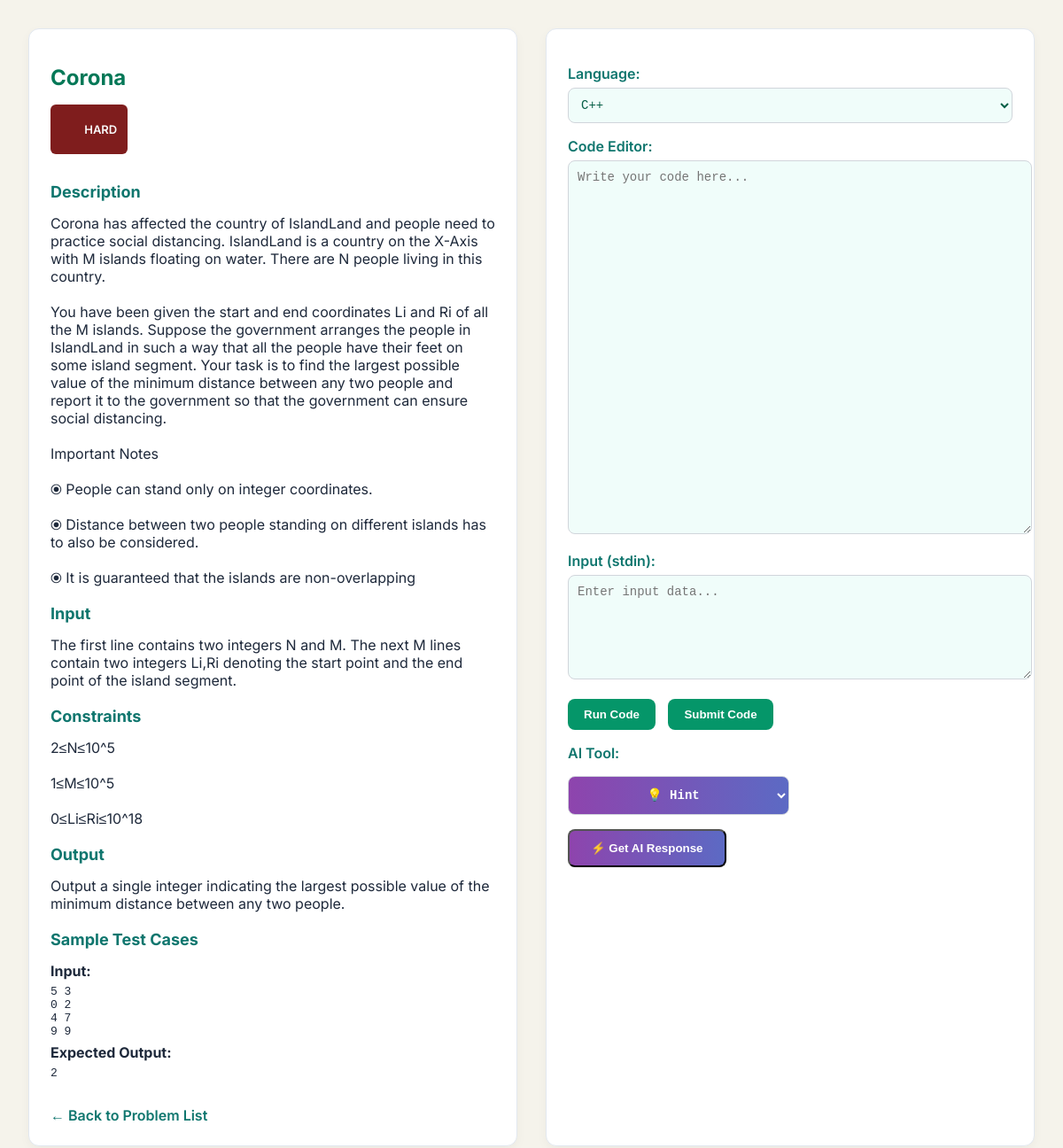
Screenshot of /home/problems/3/ (signed in) with the database file from the repository.
### Problems/models.py (models this page shows, shortened)
class Problem(models.Model):
    title = models.CharField(max_length=200)
    description = models.TextField()
    Input = models.TextField(null=True, blank=True)
    constraints = models.TextField()
    Output = models.TextField(null=True, blank=True)
    difficulty = models.CharField(max_length=20)
    ai_review = models.TextField(null=True, blank=True)  # 🔹 AI review field added

class TestCase(models.Model):
    problem = models.ForeignKey(Problem, on_delete=models.CASCADE)
    input_data = models.TextField()
    expected_output = models.TextField()
    is_sample = models.BooleanField(default=False)

### Problems/views.py (the view)
# urls.py: path('problems/<int:pk>/', views.problem_detail, name='problem_details'),
@login_required
def problem_detail(request, pk):
    problem = get_object_or_404(Problem, pk=pk)
    sample_testcases = TestCase.objects.filter(problem=problem, is_sample=True)
    all_testcases = TestCase.objects.filter(problem=problem)  # includes hidden testcases
    if not problem.ai_review:
        review_response = generate_ai_review(request, pk)
        if isinstance(review_response, JsonResponse):
            problem.ai_review = json.loads(review_response.content).get("review")
            problem.save()
    submission = None
    verdict = None
    runtime = None
    passed_testcases = None
    failed_testcase_number = None
    show_output = False
    show_verdict = False
    test_case_results = []
    if request.method == 'POST':
        form = CodeSubmissionForm(request.POST)
        action = request.POST.get("action")
        if form.is_valid():
            submission = form.save(commit=False)
            submission.problem = problem
            if action == "run":
                result = run_code(submission.language, submission.code, submission.input_data)
                submission.output_data = result["output"]
                submission.verdict = result["verdict"]
                submission.runtime = result["runtime"]
                show_output = True
            elif action == "submit":
                show_verdict = True
                passed = 0
                has_failed_hidden = False
                for idx, testcase in enumerate(all_testcases, start=1):
                    test_result = run_code(submission.language, submission.code, testcase.input_data)
                    output = test_result["output"]
                    verdict = test_result["verdict"]
                    passed_this = (
                        output.strip() == testcase.expected_output.strip()
                        and verdict == "Accepted"
                    )
                    test_case_results.append({
                        'status': 'Passed' if passed_this else (verdict if verdict != "Accepted" else "Failed"),
                        'passed': passed_this,
                        'is_sample': testcase.is_sample,
                        'number': idx,
                    })
                    if not passed_this:
                        if not testcase.is_sample:
                            submission.verdict = verdict if verdict != "Accepted" else "Wrong Answer"
                            failed_testcase_number = f"Test case {idx} failed"
                            has_failed_hidden = True
                            break
                    else:
                        passed += 1
                if not has_failed_hidden:
                    submission.verdict = "Accepted"
                submission.output_data = output
                submission.runtime = test_result.get("runtime", None)
            submission.save()
            verdict = submission.verdict
            runtime = submission.runtime
    else:
        form = CodeSubmissionForm()
    context = {
        'problem': problem,
        'form': form,
        'sample_testcases': sample_testcases,
        'submission': submission,
        'verdict': verdict,
        'runtime': runtime,
        'passed_testcases': passed_testcases,
        'failed_testcase_number': failed_testcase_number,
        'show_output': show_output,
        'show_verdict': show_verdict,
        'test_case_results': test_case_results,
    }
    template = loader.get_template('problem_details.html')
    return HttpResponse(template.render(context, request))

### Compiler/forms.py
class CodeSubmissionForm(forms.ModelForm):
    language = forms.ChoiceField(choices=LANGUAGE_CHOICES)
    class Meta:
        model = CodeSubmission
        fields = ["language", "code", "input_data"]

### Problems/templates/problem_details.html (shortened to what this page needs)
<!DOCTYPE html>
<html lang="en">
<head>
</head>
<body>
  <form method="post" class="container">
    <div class="problem-panel">
      <h1>{{ problem.title }}</h1>
      <p class="difficulty-badge {% if problem.difficulty == 'Easy' %}easy{% elif problem.difficulty == 'Medium' %}medium{% elif problem.difficulty == 'Hard' %}hard{% endif %}">
        {{ problem.difficulty }}
      </p>
      <h2>Description</h2>
      <p>{{ problem.description }}</p>
      <h2>Input</h2>
      <p>{{ problem.Input }}</p>
      <h2>Constraints</h2>
      <p>{{ problem.constraints }}</p>
      <h2>Output</h2>
      <p>{{ problem.Output }}</p>
      <h2>Sample Test Cases</h2>
      {% for case in sample_testcases %}
        <div class="sample-testcase">
          <strong>Input:</strong>
          <pre>{{ case.input_data }}</pre>
          <strong>Expected Output:</strong>
          <pre>{{ case.expected_output }}</pre>
        </div>
      {% empty %}
        <p>No sample test cases available.</p>
      {% endfor %}
      <a href="{% url 'problem_list' %}" class="back-link">← Back to Problem List</a>
    </div>
    <div class="compiler-panel">
      <label for="id_language">Language:</label>
      <select name="language" id="id_language" required>
        <option value="cpp" {% if submission.language == 'cpp' %}selected{% endif %}>C++</option>
      </select>
      <label for="id_code">Code Editor:</label>
      <textarea name="code" id="id_code" class="code-area" placeholder="Write your code here..." required>{% if submission.code %}{{ submission.code }}{% endif %}</textarea>
      <label for="id_input_data">Input (stdin):</label>
      <textarea name="input_data" id="id_input_data" rows="6" placeholder="Enter input data...">{% if submission.input_data %}{{ submission.input_data }}{% endif %}</textarea>
      <button type="submit" name="action" value="run" class="run-button">Run Code</button>
      <button type="submit" name="action" value="submit" class="run-button">Submit Code</button>
      <label for="ai-task">AI Tool:</label>
      <select id="ai-task" class="ai-link" style="margin-bottom: 1rem;">
        <option value="hint">💡 Hint</option>
      </select>
      <button type="button" onclick="triggerAIReview()" class="ai-link">⚡ Get AI Response</button>
    </div>
  </form>
</body>
</html>

### Problems/templates/problem_details.html (style rules this page uses)
body { margin: 0; padding: 0; background-color: #f5f3eb; font-family: 'Inter', sans-serif; color: #1e293b; }
.container { display: grid; grid-template-columns: 1fr 1fr; gap: 32px; padding: 32px; }
.problem-panel, .compiler-panel { background-color: #ffffff; padding: 24px; border-radius: 12px; border: 1px solid #e2e8f0; box-shadow: 0 4px 12px rgba(0, 0, 0, 0.04); }
h1 { color: #047857; font-size: 24px; margin-bottom: 10px; }
h2 { color: #0f766e; margin-top: 20px; font-size: 18px; }
p, pre { margin: 6px 0; white-space: pre-wrap; }
label { font-weight: 600; color: #0f766e; margin-top: 16px; display: block; }
select, textarea { width: 100%; padding: 10px; margin-top: 6px; font-family: monospace; border: 1px solid #d1d5db; border-radius: 8px; background-color: #f0fdfa; color: #065f46; font-size: 14px; resize: vertical; }
.code-area { height: 400px; }
.run-button { background-color: #059669; color: white; font-weight: bold; border: none; padding: 10px 18px; margin-top: 18px; border-radius: 8px; cursor: pointer; margin-right: 10px; transition: background-color 0.3s ease; }
.ai-link { display: block; text-align: center; font-weight: bold; color: #ffffff; padding: 0.75rem 1.5rem; border-radius: 8px; text-decoration: none; background: linear-gradient(90deg, #8e44ad, #5c6ac4, #00bcd4); background-size: 200% auto; transition: background-position 0.4s ease; max-width: 250px; margin-top: 16px; }
.back-link { margin-top: 24px; display: inline-block; text-decoration: none; color: #0f766e; font-weight: 600; }
.difficulty-badge { display: inline-block; padding: 4px 12px; font-size: 13px; font-weight: 600; border-radius: 6px; text-transform: uppercase; text-align: center; margin-bottom: 12px; }
.hard { background-color: #7f1d1d; color: #f9f9f9; }

### rows the page displays
Problem: title "Corona", difficulty "HARD", description "Corona has affected the country of IslandLand and people need to practice social distancing. IslandLand is a country on the X-Axis with M islands floating on water. There are N people living in this country. You have been given the start and end coordinates Li and Ri of all the M islands. Suppose the government arranges the people in IslandLand in such a way that all the people have their feet on some island segment. Your task is to find the largest possible value of the minimum distance between any two people and report it to the government so that the government can ensure social distancing. Important Notes ⦿ People can stand only on integer coordinates. ⦿ Distance between two people…", Input "The first line contains two integers N and M. The next M lines contain two integers Li,Ri denoting the start point and the end point of the island segment.", constraints "2≤N≤10^5 1≤M≤10^5 0≤Li≤Ri≤10^18", Output "Output a single integer indicating the largest possible value of the minimum distance between any two people."
TestCase: input_data "5 3 0 2 4 7 9 9", expected_output "2"
